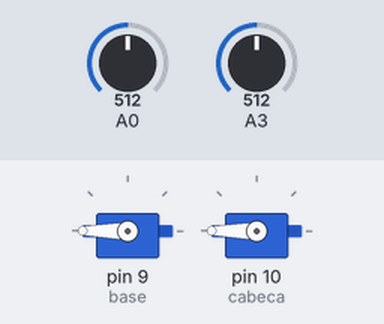
A sketch run on a simulated Arduino Uno, built with avr-gcc and run on an emulated ATmega328P. Shown: 2 × servo. Inputs (shaded band) come from the test bench; at power-on: A0 = 512, A3 = 512.

Above: at 1.2 s.
1.3 s: A0 set to 306
At 2.2 s:
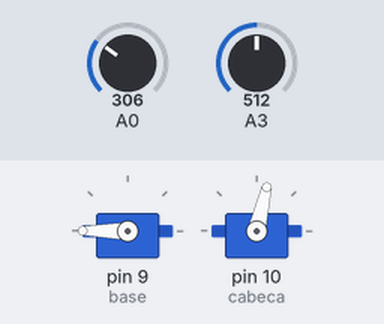
2.8 s: A3 set to 306
At 3.5 s:
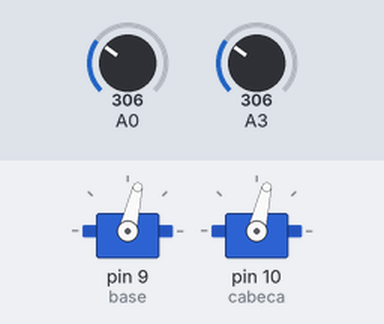
4.3 s: A0 set to 122
At 5.3 s:
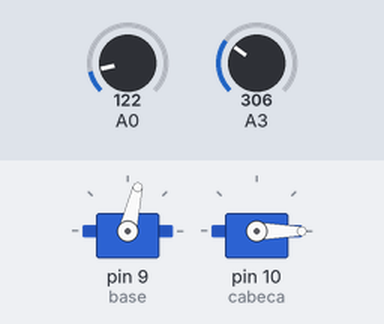
5.8 s: A3 set to 122
At 6.2 s:
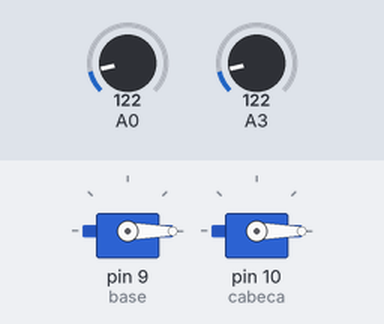
7.3 s: A0 set to 511
At 8.0 s:
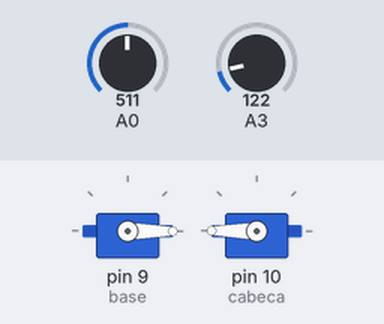
8.8 s: A3 set to 306
At 9.3 s:
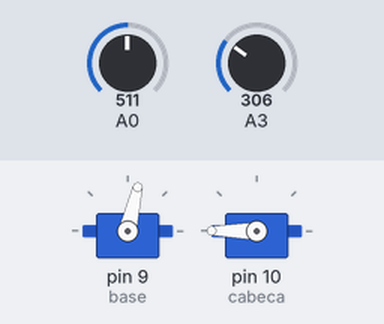
Timing chart, 0 to 11.3 s (numbered marks = the images above; inputs shaded):
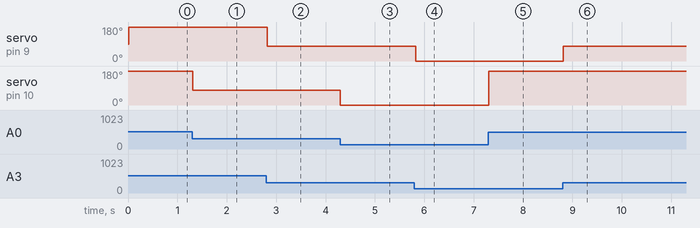

Measured:
- after the input at 1.3 s, servo on pin 10 (cabeca): 180° → 77° at once
- after the input at 2.8 s, servo on pin 9 (base): 180° → 77° at once
- after the input at 4.3 s, servo on pin 10 (cabeca): 77° → 0° at once
- after the input at 5.8 s, servo on pin 9 (base): 77° → 0° at once
- after the input at 7.3 s, servo on pin 10 (cabeca): 0° → 180° at once
- after the input at 8.8 s, servo on pin 9 (base): 0° → 77° at once

The sketch:

pan_tilt_flex_sensor.ino
```cpp
#include <Servo.h>

Servo base;
Servo cabeca;
int base1;
int cabeca1;

void setup() {
  // initialize serial communication at 9600 bits per second:
  Serial.begin(9600);
  base.attach(9);
  cabeca.attach(10);
}

// the loop routine runs over and over again forever:
void loop() {
  // read the input on analog pin 0:
  cabeca1 = analogRead(A0);
  base1 = analogRead(A3);
  cabeca1 = constrain(cabeca1, 220, 420);
  cabeca1 = map(cabeca1, 220, 420, 0, 180);
  base1 = constrain(base1, 220, 420);
  base1 = map(base1, 220, 420, 0, 180);
  cabeca.write(cabeca1);
  delay(10);
  base.write(base1);
  delay(10);

  // print out the value you read:
  // delay in between reads for stability
}
```
